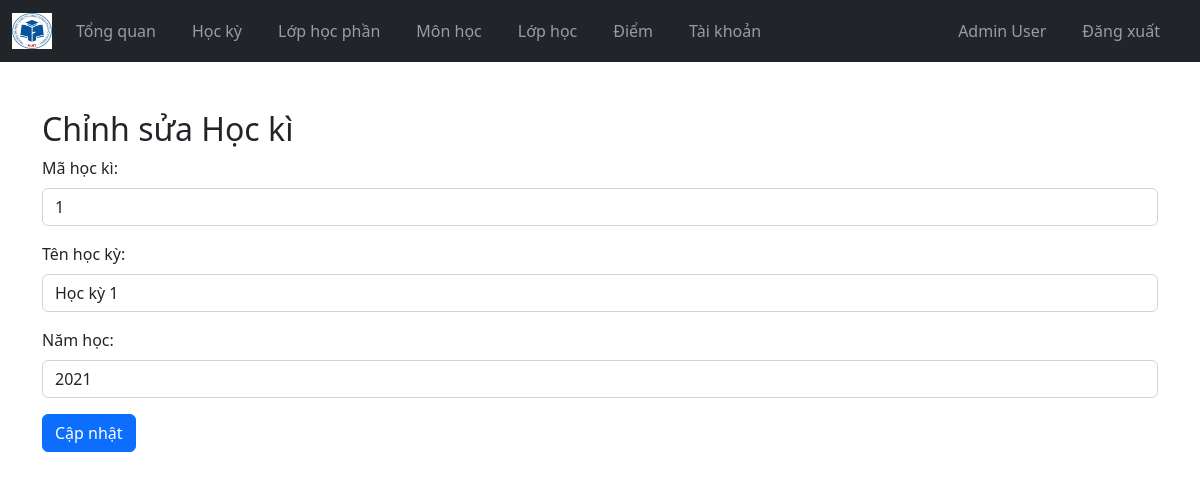
Page /Admin/update_hk.php?id_hk=1 (signed in) on the committed database.
### tables this page shows
CREATE TABLE `users` (
  `id_user` varchar(10) NOT NULL,
  `password` varchar(255) NOT NULL,
  `role` varchar(50) NOT NULL CHECK (`role` in ('admin','teacher','student')),
  `ten` varchar(100) DEFAULT NULL,
  `email` varchar(100) DEFAULT NULL,
  `gioi_tinh` varchar(5) DEFAULT NULL,
  `ngay_sinh` date DEFAULT NULL,
  `dia_chi` text DEFAULT NULL,
  `hinh_the` varchar(200) DEFAULT 'undraw_profile.svg',
  `ma_lop` int(11) DEFAULT NULL,
  `khoa` varchar(50) DEFAULT NULL,
  `otp` varchar(10) DEFAULT NULL,
  `otp_verified` tinyint(1) DEFAULT 0
);

CREATE TABLE `hocky` (
  `id_hk` int(11) NOT NULL,
  `ten_hk` varchar(100) NOT NULL,
  `Nam_hoc` int(11) NOT NULL
);

### controller/admin_ctl.php (called while the page is built, shortened)
<?php
$user = $_SESSION['id_user'] ?? null;
function getAdminInfo($user, $conn) {
    $sql = "SELECT * FROM users WHERE id_user = ? AND role = 'admin'";
    $stmt = $conn->prepare($sql);
    $stmt->execute([$user]);
    return $stmt->fetch(PDO::FETCH_ASSOC);
}
function getHocKiById($id_hk, $conn) {
    $sql = "SELECT * FROM hocky WHERE id_hk = :id_hk";
    $stmt = $conn->prepare($sql);
    $stmt->bindParam(':id_hk', $id_hk);
    $stmt->execute();
    $result = $stmt->fetch(PDO::FETCH_ASSOC);
    return $result;
}

### Admin/update_hk.php (the view, shortened to what this page needs)
<?php
if (isset($_SESSION['id_user']) && $_SESSION['role'] == 'admin') {
    include "../controller/admin_ctl.php";
    $admin = getAdminInfo($user, $conn);
   if (isset($_GET['id_hk'])) {
        $id_hk = $_GET['id_hk'];
        if (!empty($id_hk)) {
            $hoc_ki = getHocKiById($id_hk, $conn);
            if ($hoc_ki) {
?>
            <!DOCTYPE html>
            <html lang="en">
            <head>
                <link rel="stylesheet" href="https://cdn.jsdelivr.net/npm/bootstrap@5.2.0/dist/css/bootstrap.min.css">
                <link rel="stylesheet" href="../css/style.css">
            </head>
            <body>
                <?php include "navbar.php"; ?>
                <div class="container mt-5">
                    <h2>Chỉnh sửa Học kì</h2>
                    <form method="post" action="<?php echo htmlspecialchars($_SERVER["PHP_SELF"]); ?>">
                        <div class="mb-3">
                            <label for="id_hk" class="form-label">Mã học kì:</label>
                            <input type="text" class="form-control" id="id_hk" name="id_hk" value="<?php echo $hoc_ki['id_hk']; ?>" readonly>
                        </div>
                        <div class="mb-3">
                            <label for="ten_hk" class="form-label">Tên học kỳ:</label>
                            <input type="text" class="form-control" id="ten_hk" name="ten_hk" value="<?php echo $hoc_ki['ten_hk']; ?>">
                        </div>
                        <div class="mb-3">
                            <label for="nam_hoc" class="form-label">Năm học:</label>
                            <input type="text" class="form-control" id="nam_hoc" name="nam_hoc" value="<?php echo $hoc_ki['Nam_hoc']; ?>">
                        </div>
                        <button type="submit" name="submit" class="btn btn-primary">Cập nhật</button>
                    </form>
                </div>
            </body>
            </html>
<?php
            } else {
                echo "Không tìm thấy học kì.";
            }
        } else {
            echo "ID học kì không được cung cấp.";
        }
    } else {
        echo "ID học kì không được cung cấp.";
    }
} else {
    header("Location: ../logout.php");
    exit;
}
?>

### Admin/navbar.php (shortened to what this page needs)
<nav class="navbar navbar-expand-lg navbar-dark bg-dark">
        <div class="container-fluid">
                <a class="navbar-brand" href="../index.php">
                <img src="../image/logo.png" width="40">
                </a>
                <div class="collapse navbar-collapse" id="navbarSupportedContent">
                    <ul class="navbar-nav me-auto mb-2 mb-lg-0" id="navLinks">
                            <li class="nav-item">
                            <a class="nav-link" aria-current="page" href="index.php">Tổng quan</a>
                            </li>
                            <li class="nav-item">
                            <a class="nav-link" href="hocky.php">Học kỳ</a>
                            </li>
                            <li class="nav-item">
                            <a class="nav-link" href="lophocphan.php">Lớp học phần</a>
                            </li>
                            <li>
                             <a class="nav-link" href="monhoc.php">Môn học </a>
                            </li>
                            <li>
                             <a class="nav-link" href="lophoc.php">Lớp học</a>
                            </li>
                            <li>
                             <a class="nav-link" href="#">Điểm</a>
                            </li>
                            <li class="nav-item">
                            <a class="nav-link" href="taikhoan.php">Tài khoản</a>
                            </li>
                    </ul>
                    <ul class="navbar-nav me-right mb-2 mb-lg-0">
                        <li class="nav-item">
                        <a class="nav-link" href="index.php">
                            <?= $admin['ten'] ?>
                        </a>
                        </li>
                        <li class="nav-item">
                        <a class="nav-link" href="../logout.php">Đăng xuất</a>
                        </li>
                    </ul>
                </div>
        </div>
</nav>

### css/style.css (style rules this page uses)
nav ul { list-style-type: none; margin: 0; padding: 0; }
nav ul li { display: inline; margin-right: 20px; }
nav ul li a { color: #fff; text-decoration: none; }

### rows in the picture
users: ten "Admin User"
hocky: id_hk "1", ten_hk "Học kỳ 1", nam_hoc "2021"
